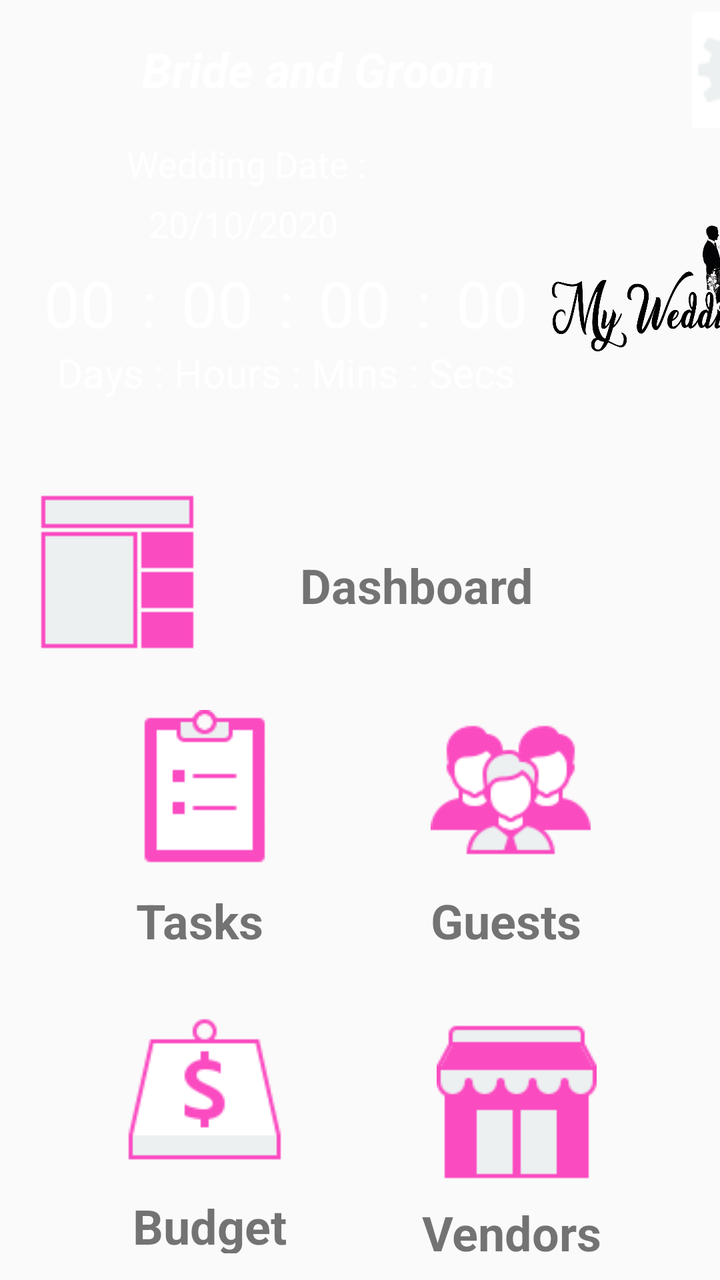
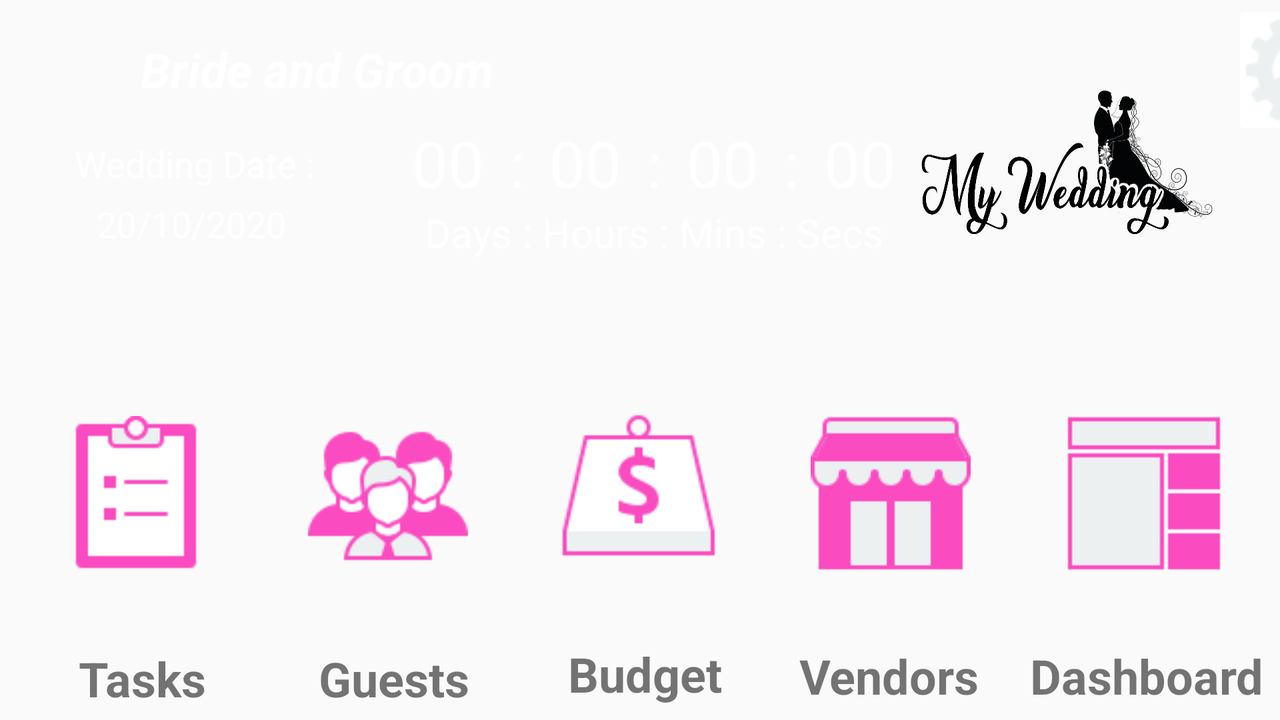

One screen, two layout resources from the same app: the default and the author's alternative for another configuration. Each is rendered where Android would select it; the XML of both is given below.
<!-- AndroidManifest.xml: application theme AppTheme -->
<!-- res/layout/activity_home.xml -->
<?xml version="1.0" encoding="utf-8"?>
<androidx.constraintlayout.widget.ConstraintLayout xmlns:android="http://schemas.android.com/apk/res/android"
    xmlns:app="http://schemas.android.com/apk/res-auto"
    xmlns:tools="http://schemas.android.com/tools"
    android:layout_width="match_parent"
    android:layout_height="match_parent"
    android:background="@color/bgPalePink"
    android:foregroundTint="#FFFFFF"
    tools:context=".Home">

    <LinearLayout
        android:id="@+id/linearLayout"
        android:layout_width="match_parent"
        android:layout_height="220dp"
        android:background="@color/navPink"
        android:divider="@drawable/welcomepage">

        <TextView
            android:id="@+id/brideName1"
            android:layout_width="302dp"
            android:layout_height="37dp"
            android:layout_marginStart="10dp"
            android:layout_marginTop="10dp"
            android:paddingStart="1dp"
            android:paddingTop="2dp"
            android:paddingEnd="5dp"
            android:paddingBottom="5dp"
            android:text="Bride and Groom"
            android:textAlignment="center"
            android:textColor="#FFFFFF"
            android:textSize="24sp"
            android:textStyle="normal|bold|italic" />

        <ImageButton
            android:id="@+id/settingBTN"
            android:layout_width="70dp"
            android:layout_height="70dp"
            android:layout_marginStart="30dp"
            android:backgroundTint="@color/navPink"
            app:srcCompat="@drawable/icons8_gear_64" />


        <TextView
            android:id="@+id/wedDate1"
            android:layout_width="126dp"
            android:layout_height="wrap_content"
            android:layout_marginStart="-350dp"
            android:layout_marginTop="55dp"
            android:layout_marginEnd="150dp"
            android:text="Wedding Date : "
            android:textAlignment="center"
            android:textColor="#FFFFFF"
            android:textSize="18sp" />

        <TextView
            android:id="@+id/wedDate2"
            android:layout_width="126dp"
            android:layout_height="wrap_content"
            android:layout_marginStart="-280dp"
            android:layout_marginTop="85dp"
            android:layout_marginEnd="400dp"
            android:text=" 20/10/2020 "
            android:textAlignment="center"
            android:textColor="#FFFFFF"
            android:textSize="18sp" />

        <TextView
            android:id="@+id/txtWeddingDays"
            android:layout_width="50dp"
            android:layout_height="wrap_content"
            android:layout_marginStart="-570dp"
            android:layout_marginTop="130dp"
            android:layout_marginEnd="200dp"
            android:text=" 00 "
            android:textAlignment="center"
            android:textColor="#FFFFFF"
            android:textSize="32sp" />
        <TextView
            android:id="@+id/txtdots1"
            android:layout_width="18dp"
            android:layout_height="wrap_content"
            android:layout_marginStart="-200dp"
            android:layout_marginTop="130dp"
            android:layout_marginEnd="100dp"
            android:text=" : "
            android:textAlignment="center"
            android:textColor="#FFFFFF"
            android:textSize="32sp" />

        <TextView
            android:id="@+id/txtWeddingHours"
            android:layout_width="50dp"
            android:layout_height="wrap_content"
            android:layout_marginStart="-100dp"
            android:layout_marginTop="130dp"
            android:layout_marginEnd="100dp"
            android:text=" 00 "
            android:textAlignment="center"
            android:textColor="#FFFFFF"
            android:textSize="32sp" />
        <TextView
            android:id="@+id/txtdots2"
            android:layout_width="18dp"
            android:layout_height="wrap_content"
            android:layout_marginStart="-100dp"
            android:layout_marginTop="130dp"
            android:layout_marginEnd="100dp"
            android:text=" : "
            android:textAlignment="center"
            android:textColor="#FFFFFF"
            android:textSize="32sp" />

        <TextView
            android:id="@+id/txtWeddingMins"
            android:layout_width="50dp"
            android:layout_height="wrap_content"
            android:layout_marginStart="-100dp"
            android:layout_marginTop="130dp"
            android:layout_marginEnd="100dp"
            android:text=" 00 "
            android:textAlignment="center"
            android:textColor="#FFFFFF"
            android:textSize="32sp" />
        <TextView
            android:id="@+id/txtdots3"
            android:layout_width="18dp"
            android:layout_height="wrap_content"
            android:layout_marginStart="-100dp"
            android:layout_marginTop="130dp"
            android:layout_marginEnd="100dp"
            android:text=" : "
            android:textAlignment="center"
            android:textColor="#FFFFFF"
            android:textSize="32sp" />

        <TextView
            android:id="@+id/txtWeddingSeconds"
            android:layout_width="50dp"
            android:layout_height="wrap_content"
            android:layout_marginStart="-100dp"
            android:layout_marginTop="130dp"
            android:layout_marginEnd="100dp"
            android:text=" 00 "
            android:textAlignment="center"
            android:textColor="#FFFFFF"
            android:textSize="32sp" />

        <TextView
            android:id="@+id/dayhrms1"
            android:layout_width="253dp"
            android:layout_height="wrap_content"
            android:layout_marginStart="-355dp"
            android:layout_marginTop="160dp"
            android:layout_marginEnd="100dp"
            android:text=" Days : Hours : Mins : Secs "
            android:textAlignment="center"
            android:textColor="#FFFFFF"
            android:textSize="20sp" />

        <ImageView
            android:id="@+id/logo1"
            android:layout_width="140dp"
            android:layout_height="150dp"
            android:layout_marginStart="-100dp"
            android:layout_marginTop="70dp"
            app:srcCompat="@drawable/mywedding_logo" />


    </LinearLayout>



    <LinearLayout
        android:layout_width="410dp"
        android:layout_height="100dp"
        android:background="@color/bgPalePink"
        android:orientation="vertical"
        app:layout_constraintBottom_toBottomOf="parent"
        app:layout_constraintTop_toTopOf="@+id/linearLayout"
        app:layout_constraintVertical_bias="0.437"
        tools:layout_editor_absoluteX="0dp">

        <ImageButton
            android:id="@+id/dashboardBtn1"
            android:layout_width="117dp"
            android:layout_height="match_parent"
            android:background="@color/bgPalePink"
            app:srcCompat="@drawable/icons8_prototype_80" />

        <TextView
            android:id="@+id/dashboard1"
            android:layout_width="wrap_content"
            android:layout_height="40dp"
            android:layout_marginLeft="150dp"
            android:layout_marginTop="-60dp"
            android:layout_marginRight="10dp"
            android:layout_marginBottom="50dp"
            android:text="Dashboard"
            android:textAlignment="center"
            android:textSize="24sp"
            android:textStyle="normal|bold" />

    </LinearLayout>

    <LinearLayout
        android:id="@+id/linearLayout2"
        android:layout_width="205dp"
        android:layout_height="140dp"
        android:background="@color/bgPalePink"
        android:orientation="horizontal"
        app:layout_constraintBottom_toBottomOf="parent"
        app:layout_constraintEnd_toEndOf="parent"
        app:layout_constraintHorizontal_bias="0.0"
        app:layout_constraintStart_toStartOf="parent"
        app:layout_constraintTop_toTopOf="parent"
        app:layout_constraintVertical_bias="0.688">

        <ImageButton
            android:id="@+id/taskBtn1"
            android:layout_width="55dp"
            android:layout_height="102dp"
            android:layout_weight="1"
            android:background="@color/bgPalePink"
            app:srcCompat="@drawable/icons8_survey_80" />

        <TextView
            android:id="@+id/task1"
            android:layout_width="21dp"
            android:layout_height="30dp"
            android:layout_marginLeft="-190dp"
            android:layout_marginTop="100dp"
            android:layout_marginRight="20dp"
            android:layout_marginBottom="-100dp"
            android:layout_weight="1"
            android:text="Tasks"
            android:textAlignment="center"
            android:textSize="24sp"
            android:textStyle="normal|bold" />

    </LinearLayout>

    <LinearLayout
        android:id="@+id/linearLayout4"
        android:layout_width="205dp"
        android:layout_height="140dp"
        android:background="@color/bgPalePink"
        android:orientation="horizontal"
        app:layout_constraintBottom_toBottomOf="parent"
        app:layout_constraintEnd_toEndOf="parent"
        app:layout_constraintHorizontal_bias="0.995"
        app:layout_constraintStart_toStartOf="@+id/linearLayout2"
        app:layout_constraintTop_toTopOf="parent"
        app:layout_constraintVertical_bias="0.688">

        <ImageButton
            android:id="@+id/guestBtn1"
            android:layout_width="85dp"
            android:layout_height="102dp"
            android:layout_weight="1"
            android:background="@color/bgPalePink"
            app:srcCompat="@drawable/icons8_people_80" />

        <TextView
            android:id="@+id/guests1"
            android:layout_width="wrap_content"
            android:layout_height="30dp"
            android:layout_marginLeft="-200dp"
            android:layout_marginTop="100dp"
            android:layout_marginRight="10dp"
            android:layout_marginBottom="-100dp"
            android:layout_weight="1"
            android:text="Guests"
            android:textAlignment="center"
            android:textSize="24sp"
            android:textStyle="normal|bold" />

    </LinearLayout>

    <LinearLayout
        android:layout_width="205dp"
        android:layout_height="140dp"
        android:background="@color/bgPalePink"
        android:orientation="horizontal"
        app:layout_constraintBottom_toBottomOf="parent"
        app:layout_constraintEnd_toEndOf="@+id/linearLayout3"
        app:layout_constraintHorizontal_bias="0.0"
        app:layout_constraintStart_toStartOf="parent"
        app:layout_constraintTop_toTopOf="parent"
        app:layout_constraintVertical_bias="0.993">

        <TextView
            android:id="@+id/budget1"
            android:layout_width="168dp"
            android:layout_height="30dp"
            android:layout_marginLeft="10dp"
            android:layout_marginTop="100dp"
            android:layout_marginRight="-200dp"
            android:layout_marginBottom="-100dp"
            android:layout_weight="1"
            android:text="Budget"
            android:textAlignment="center"
            android:textSize="24sp"
            android:textStyle="normal|bold" />

        <ImageButton
            android:id="@+id/budgetBtn1"
            android:layout_width="184dp"
            android:layout_height="102dp"
            android:layout_weight="1"
            android:background="@color/bgPalePink"
            app:srcCompat="@drawable/icons8_debt_80" />
    </LinearLayout>

    <LinearLayout
        android:id="@+id/linearLayout3"
        android:layout_width="205dp"
        android:layout_height="140dp"
        android:background="@color/bgPalePink"
        android:orientation="horizontal"
        app:layout_constraintBottom_toBottomOf="parent"
        app:layout_constraintEnd_toEndOf="parent"
        app:layout_constraintHorizontal_bias="1.0"
        app:layout_constraintStart_toStartOf="parent"
        app:layout_constraintTop_toTopOf="parent"
        app:layout_constraintVertical_bias="1.0">

        <TextView
            android:id="@+id/vendors1"
            android:layout_width="wrap_content"
            android:layout_height="30dp"
            android:layout_marginLeft="50dp"
            android:layout_marginTop="100dp"
            android:layout_marginRight="-150dp"
            android:layout_marginBottom="-100dp"
            android:layout_weight="1"
            android:text="Vendors"
            android:textAlignment="center"
            android:textSize="24sp"
            android:textStyle="normal|bold" />

        <ImageButton
            android:id="@+id/vendorsBtn1"
            android:layout_width="192dp"
            android:layout_height="102dp"
            android:layout_weight="1"
            android:background="@color/bgPalePink"
            app:srcCompat="@drawable/icons8_small_business_80" />
    </LinearLayout>


</androidx.constraintlayout.widget.ConstraintLayout>
<!-- resources referenced by this layout -->
<resources>
  <!-- drawable icons8_debt_80: png bitmap (drawable, 2241 bytes) -->
  <!-- drawable icons8_gear_64: png bitmap (drawable, 2372 bytes) -->
  <!-- drawable icons8_people_80: png bitmap (drawable, 3271 bytes) -->
  <!-- drawable icons8_prototype_80: png bitmap (drawable, 348 bytes) -->
  <!-- drawable icons8_small_business_80: png bitmap (drawable, 1150 bytes) -->
  <!-- drawable icons8_survey_80: png bitmap (drawable, 1040 bytes) -->
  <!-- drawable mywedding_logo: png bitmap (drawable, 188986 bytes) -->
  <!-- drawable welcomepage: png bitmap (drawable-v24, 24775 bytes) -->
  <style name="AppTheme" parent="Theme.AppCompat.Light.DarkActionBar">
          
          <item name="colorPrimary">@color/navPink</item>
          <item name="colorPrimaryDark">@color/fontPink</item>
          <item name="colorAccent">@color/navPink</item>
  
      </style>
  <color name="fontPink">#FA71CD</color>
</resources>
<!-- res/layout-land/activity_home.xml (the author's variant of the layout above) -->
<!-- drawn on the phone turned sideways -->
<?xml version="1.0" encoding="utf-8"?>
<androidx.constraintlayout.widget.ConstraintLayout xmlns:android="http://schemas.android.com/apk/res/android"
    xmlns:app="http://schemas.android.com/apk/res-auto"
    xmlns:tools="http://schemas.android.com/tools"
    android:layout_width="match_parent"
    android:layout_height="match_parent"
    android:background="@color/bgPalePink"
    android:foregroundTint="#FFFFFF"
    tools:context=".Home">

    <LinearLayout
        android:id="@+id/linearLayout"
        android:layout_width="match_parent"
        android:layout_height="160dp"
        android:background="@color/navPink"
        android:divider="@drawable/welcomepage">

        <TextView
            android:id="@+id/brideName1"
            android:layout_width="301dp"
            android:layout_height="37dp"
            android:layout_marginStart="10dp"
            android:layout_marginTop="10dp"
            android:paddingStart="1dp"
            android:paddingTop="5dp"
            android:paddingEnd="5dp"
            android:paddingBottom="5dp"
            android:text="Bride and Groom"
            android:textAlignment="center"
            android:textColor="#FFFFFF"
            android:textSize="24sp"
            android:textStyle="normal|bold|italic" />


        <ImageButton
            android:id="@+id/settingBTN"
            android:layout_width="70dp"
            android:layout_height="70dp"
            android:layout_marginStart="305dp"
            android:backgroundTint="@color/navPink"
            app:srcCompat="@drawable/icons8_gear_64" />

        <TextView
            android:id="@+id/wedDate1"
            android:layout_width="126dp"
            android:layout_height="wrap_content"
            android:layout_marginStart="-650dp"
            android:layout_marginTop="55dp"
            android:layout_marginEnd="150dp"
            android:text="Wedding Date : "
            android:textAlignment="center"
            android:textColor="#FFFFFF"
            android:textSize="18sp" />

        <TextView
            android:id="@+id/wedDate2"
            android:layout_width="126dp"
            android:layout_height="wrap_content"
            android:layout_marginStart="-280dp"
            android:layout_marginTop="85dp"
            android:layout_marginEnd="400dp"
            android:text=" 20/10/2020 "
            android:textAlignment="center"
            android:textColor="#FFFFFF"
            android:textSize="18sp" />

        <TextView
            android:id="@+id/txtWeddingDays"
            android:layout_width="50dp"
            android:layout_height="wrap_content"
            android:layout_marginStart="-360dp"
            android:layout_marginTop="60dp"
            android:layout_marginEnd="200dp"
            android:text=" 00 "
            android:textAlignment="center"
            android:textColor="#FFFFFF"
            android:textSize="32sp" />

        <TextView
            android:id="@+id/txtdots1"
            android:layout_width="18dp"
            android:layout_height="wrap_content"
            android:layout_marginStart="-200dp"
            android:layout_marginTop="60dp"
            android:layout_marginEnd="100dp"
            android:text=" : "
            android:textAlignment="center"
            android:textColor="#FFFFFF"
            android:textSize="32sp" />

        <TextView
            android:id="@+id/txtWeddingHours"
            android:layout_width="50dp"
            android:layout_height="wrap_content"
            android:layout_marginStart="-100dp"
            android:layout_marginTop="60dp"
            android:layout_marginEnd="100dp"
            android:text=" 00 "
            android:textAlignment="center"
            android:textColor="#FFFFFF"
            android:textSize="32sp" />

        <TextView
            android:id="@+id/txtdots2"
            android:layout_width="18dp"
            android:layout_height="wrap_content"
            android:layout_marginStart="-100dp"
            android:layout_marginTop="60dp"
            android:layout_marginEnd="100dp"
            android:text=" : "
            android:textAlignment="center"
            android:textColor="#FFFFFF"
            android:textSize="32sp" />

        <TextView
            android:id="@+id/txtWeddingMins"
            android:layout_width="50dp"
            android:layout_height="wrap_content"
            android:layout_marginStart="-100dp"
            android:layout_marginTop="60dp"
            android:layout_marginEnd="100dp"
            android:text=" 00 "
            android:textAlignment="center"
            android:textColor="#FFFFFF"
            android:textSize="32sp" />

        <TextView
            android:id="@+id/txtdots3"
            android:layout_width="18dp"
            android:layout_height="wrap_content"
            android:layout_marginStart="-100dp"
            android:layout_marginTop="60dp"
            android:layout_marginEnd="100dp"
            android:text=" : "
            android:textAlignment="center"
            android:textColor="#FFFFFF"
            android:textSize="32sp" />

        <TextView
            android:id="@+id/txtWeddingSeconds"
            android:layout_width="50dp"
            android:layout_height="wrap_content"
            android:layout_marginStart="-100dp"
            android:layout_marginTop="60dp"
            android:layout_marginEnd="100dp"
            android:text=" 00 "
            android:textAlignment="center"
            android:textColor="#FFFFFF"
            android:textSize="32sp" />

        <TextView
            android:id="@+id/dayhrms1"
            android:layout_width="253dp"
            android:layout_height="wrap_content"
            android:layout_marginStart="-355dp"
            android:layout_marginTop="90dp"
            android:layout_marginEnd="100dp"
            android:text=" Days : Hours : Mins : Secs "
            android:textAlignment="center"
            android:textColor="#FFFFFF"
            android:textSize="20sp" />

        <ImageView
            android:id="@+id/logo1"
            android:layout_width="160dp"
            android:layout_height="160dp"
            android:layout_marginStart="-100dp"
            android:layout_marginTop="2dp"
            app:srcCompat="@drawable/mywedding_logo" />


    </LinearLayout>

    <LinearLayout
        android:id="@+id/linearLayout2"
        android:layout_width="136dp"
        android:layout_height="177dp"
        android:background="@color/bgPalePink"
        android:orientation="horizontal"
        app:layout_constraintBottom_toBottomOf="parent"
        app:layout_constraintEnd_toEndOf="parent"
        app:layout_constraintHorizontal_bias="0.0"
        app:layout_constraintStart_toStartOf="parent"
        app:layout_constraintTop_toTopOf="parent"
        app:layout_constraintVertical_bias="1.0">

        <ImageButton
            android:id="@+id/taskBtn1"
            android:layout_width="match_parent"
            android:layout_height="130dp"
            android:layout_weight="1"
            android:background="@color/bgPalePink"
            app:srcCompat="@drawable/icons8_survey_80" />

        <TextView
            android:id="@+id/task1"
            android:layout_width="90dp"
            android:layout_height="wrap_content"
            android:layout_marginStart="-110dp"
            android:layout_marginTop="140dp"
            android:layout_marginEnd="20dp"
            android:text="@string/btnTasks"
            android:textAlignment="center"
            android:textSize="24sp"
            android:textStyle="normal|bold" />


    </LinearLayout>

    <LinearLayout
        android:id="@+id/linearLayout4"
        android:layout_width="136dp"
        android:layout_height="177dp"
        android:background="@color/bgPalePink"
        android:orientation="horizontal"
        app:layout_constraintBottom_toBottomOf="parent"
        app:layout_constraintEnd_toEndOf="@+id/linearLayout6"
        app:layout_constraintHorizontal_bias="0.25"
        app:layout_constraintStart_toStartOf="parent"
        app:layout_constraintTop_toTopOf="parent"
        app:layout_constraintVertical_bias="1.0">

        <ImageButton
            android:id="@+id/guestBtn1"
            android:layout_width="match_parent"
            android:layout_height="130dp"
            android:layout_weight="1"
            android:background="@color/bgPalePink"
            app:srcCompat="@drawable/icons8_people_80" />

        <TextView
            android:id="@+id/guests1"
            android:layout_width="90dp"
            android:layout_height="wrap_content"
            android:layout_marginStart="-110dp"
            android:layout_marginTop="140dp"
            android:layout_marginEnd="20dp"
            android:text="@string/btnGuests"
            android:textAlignment="center"
            android:textSize="24sp"
            android:textStyle="normal|bold" />

    </LinearLayout>

    <LinearLayout
        android:id="@+id/linearLayout3"
        android:layout_width="136dp"
        android:layout_height="177dp"
        android:background="@color/bgPalePink"
        android:orientation="horizontal"
        app:layout_constraintBottom_toBottomOf="parent"
        app:layout_constraintEnd_toEndOf="parent"
        app:layout_constraintHorizontal_bias="0.499"
        app:layout_constraintStart_toStartOf="parent"
        app:layout_constraintTop_toTopOf="parent"
        app:layout_constraintVertical_bias="0.987">

        <ImageButton
            android:id="@+id/budgetBtn1"
            android:layout_width="match_parent"
            android:layout_height="130dp"
            android:layout_weight="1"
            android:background="@color/bgPalePink"
            app:srcCompat="@drawable/icons8_debt_80" />

        <TextView
            android:id="@+id/budget1"
            android:layout_width="90dp"
            android:layout_height="wrap_content"
            android:layout_marginStart="-110dp"
            android:layout_marginTop="140dp"
            android:layout_marginEnd="20dp"
            android:text="@string/btnBudget"
            android:textAlignment="center"
            android:textSize="24sp"
            android:textStyle="normal|bold" />

    </LinearLayout>

    <LinearLayout
        android:id="@+id/linearLayout5"
        android:layout_width="136dp"
        android:layout_height="177dp"
        android:background="@color/bgPalePink"
        android:orientation="horizontal"
        app:layout_constraintBottom_toBottomOf="parent"
        app:layout_constraintEnd_toEndOf="parent"
        app:layout_constraintHorizontal_bias="0.747"
        app:layout_constraintStart_toStartOf="parent"
        app:layout_constraintTop_toTopOf="parent"
        app:layout_constraintVertical_bias="0.993">

        <ImageButton
            android:id="@+id/vendorsBtn1"
            android:layout_width="match_parent"
            android:layout_height="130dp"
            android:layout_weight="1"
            android:background="@color/bgPalePink"
            app:srcCompat="@drawable/icons8_small_business_80" />

        <TextView
            android:id="@+id/vendors1"
            android:layout_width="100dp"
            android:layout_height="wrap_content"
            android:layout_marginStart="-120dp"
            android:layout_marginTop="140dp"
            android:layout_marginEnd="18dp"
            android:text="@string/btnVendors"
            android:textAlignment="center"
            android:textSize="24sp"
            android:textStyle="normal|bold" />


    </LinearLayout>

    <LinearLayout
        android:id="@+id/linearLayout6"
        android:layout_width="136dp"
        android:layout_height="177dp"
        android:background="@color/bgPalePink"
        android:orientation="horizontal"
        app:layout_constraintBottom_toBottomOf="parent"
        app:layout_constraintEnd_toEndOf="parent"
        app:layout_constraintHorizontal_bias="1.0"
        app:layout_constraintStart_toStartOf="parent"
        app:layout_constraintTop_toTopOf="parent"
        app:layout_constraintVertical_bias="0.993">

        <ImageButton
            android:id="@+id/dashboardBtn1"
            android:layout_width="match_parent"
            android:layout_height="130dp"
            android:background="@color/bgPalePink"
            app:srcCompat="@drawable/icons8_prototype_80" />

        <TextView
            android:id="@+id/dashboard1"
            android:layout_width="126dp"
            android:layout_height="wrap_content"
            android:layout_marginStart="-130dp"
            android:layout_marginTop="140dp"
            android:layout_marginEnd="10dp"
            android:text="@string/btnDashboard"
            android:textAlignment="center"
            android:textSize="24sp"
            android:textStyle="normal|bold" />


    </LinearLayout>

</androidx.constraintlayout.widget.ConstraintLayout>
<!-- resources referenced by the variant -->
<!-- as the phone turned sideways resolves them -->
<resources>
  <!-- drawable icons8_debt_80: png bitmap (drawable, 2241 bytes) -->
  <!-- drawable icons8_gear_64: png bitmap (drawable, 2372 bytes) -->
  <!-- drawable icons8_people_80: png bitmap (drawable, 3271 bytes) -->
  <!-- drawable icons8_prototype_80: png bitmap (drawable, 348 bytes) -->
  <!-- drawable icons8_small_business_80: png bitmap (drawable, 1150 bytes) -->
  <!-- drawable icons8_survey_80: png bitmap (drawable, 1040 bytes) -->
  <!-- drawable mywedding_logo: png bitmap (drawable, 188986 bytes) -->
  <!-- drawable welcomepage: png bitmap (drawable-v24, 24775 bytes) -->
  <string name="btnBudget">Budget</string>
  <string name="btnDashboard">Dashboard</string>
  <string name="btnGuests">Guests</string>
  <string name="btnTasks">Tasks</string>
  <string name="btnVendors">Vendors</string>
  <style name="AppTheme" parent="Theme.AppCompat.Light.DarkActionBar">
          
          <item name="colorPrimary">@color/navPink</item>
          <item name="colorPrimaryDark">@color/fontPink</item>
          <item name="colorAccent">@color/navPink</item>
  
      </style>
  <color name="fontPink">#FA71CD</color>
</resources>
